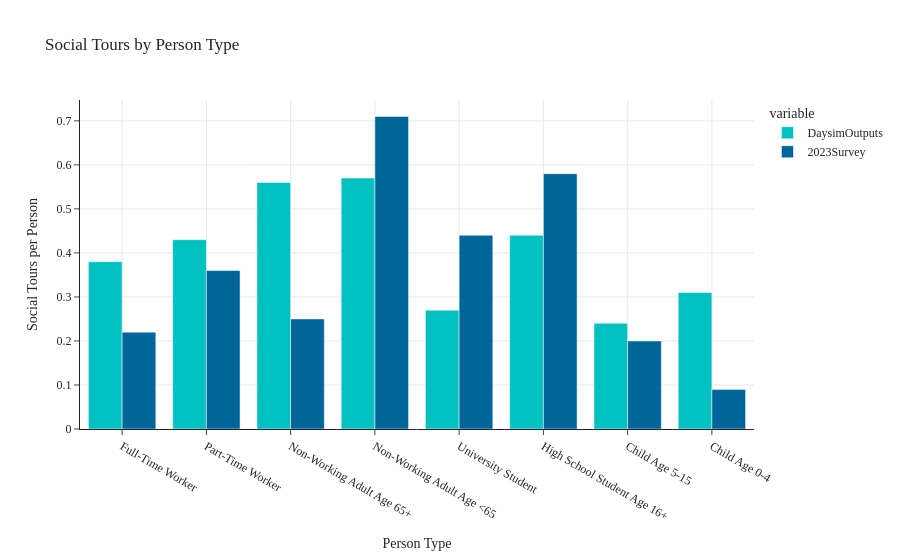
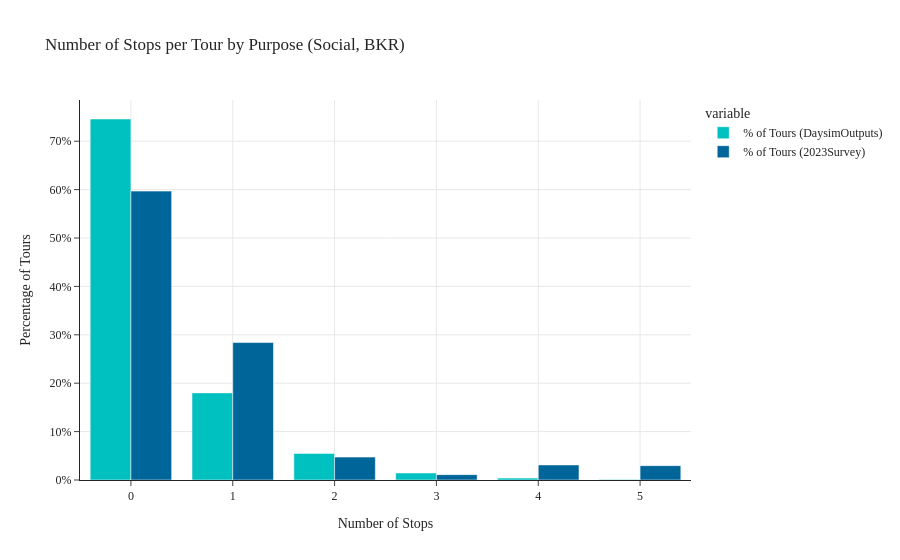
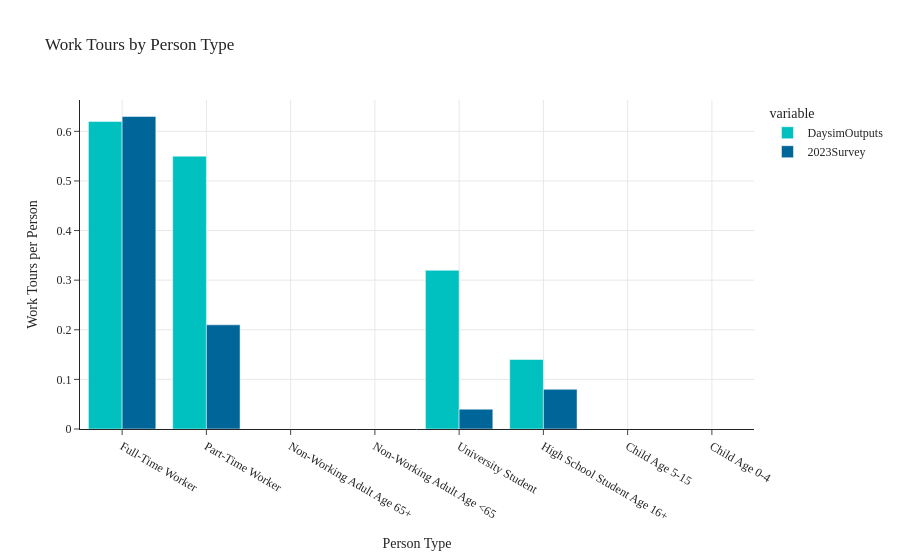
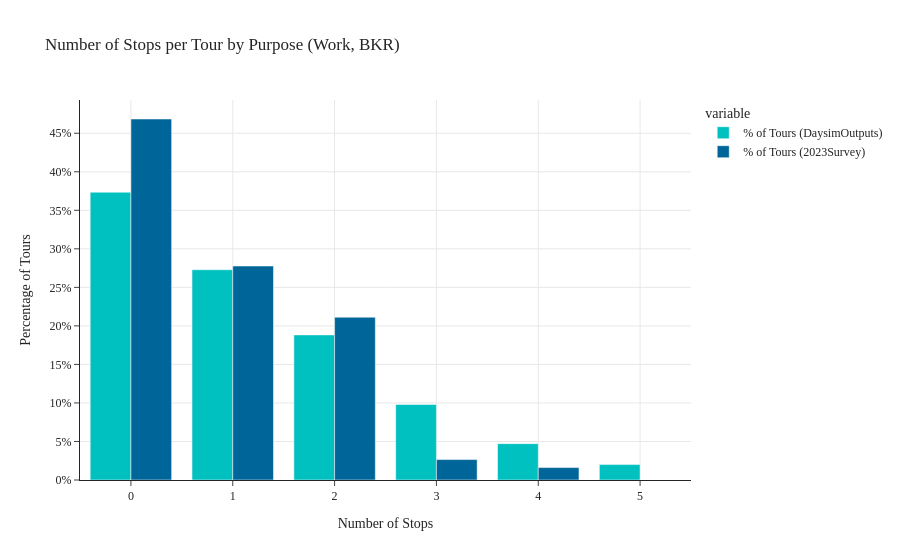

Here is the notebook cell these charts were saved with, in order:
### Code cell
import copy
_data_daysim = copy.deepcopy(data_daysim)
_data_survey = copy.deepcopy(data_survey)
_data_fullsurvey = copy.deepcopy(data_fullsurvey)
fname_tail, data_daysim_bkr, data_survey_bkr, data_fullsurvey_bkr = \
    get_data(data1=_data_daysim, data2=_data_survey, data3=_data_fullsurvey, taz_subarea=taz_subarea, if_region=False)
tour_by_pptyp(data1=data_daysim_bkr, data2=data_survey_bkr, tag='BKR')

### Figure 1 — Plotly figure (JSON) as saved in the notebook; plotly's stock layout.template omitted (floating-point values rounded to 4 significant figures)
{"data": [{"alignmentgroup": "True", "hovertemplate": "variable=DaysimOutputs<br>Person Type=%{x}<br>value=%{y}<extra></extra>", "legendgroup": "DaysimOutputs", "marker": {"color": "#00C0C0", "pattern": {"shape": ""}}, "name": "DaysimOutputs", "offsetgroup": "DaysimOutputs", "orientation": "v", "showlegend": true, "textposition": "auto", "type": "bar", "x": ["Full-Time Worker", "Part-Time Worker", "Non-Working Adult Age 65+", "Non-Working Adult Age <65", "University Student", "High School Student Age 16+", "Child Age 5-15", "Child Age 0-4"], "xaxis": "x", "y": [0.38, 0.43, 0.56, 0.57, 0.27, 0.44, 0.24, 0.31], "yaxis": "y"}, {"alignmentgroup": "True", "hovertemplate": "variable=2023Survey<br>Person Type=%{x}<br>value=%{y}<extra></extra>", "legendgroup": "2023Survey", "marker": {"color": "#006598", "pattern": {"shape": ""}}, "name": "2023Survey", "offsetgroup": "2023Survey", "orientation": "v", "showlegend": true, "textposition": "auto", "type": "bar", "x": ["Full-Time Worker", "Part-Time Worker", "Non-Working Adult Age 65+", "Non-Working Adult Age <65", "University Student", "High School Student Age 16+", "Child Age 5-15", "Child Age 0-4"], "xaxis": "x", "y": [0.22, 0.36, 0.25, 0.71, 0.44, 0.58, 0.2, 0.09], "yaxis": "y"}], "layout": {"barmode": "group", "legend": {"title": {"text": "variable"}, "tracegroupgap": 0}, "title": {"text": "Social Tours by Person Type"}, "xaxis": {"anchor": "y", "domain": [0.0, 1.0], "showgrid": true, "title": {"text": "Person Type"}}, "yaxis": {"anchor": "x", "domain": [0.0, 1.0], "showgrid": true, "title": {"text": "Social Tours per Person"}}}}

### Figure 2 — Plotly figure (JSON) as saved in the notebook; plotly's stock layout.template omitted (floating-point values rounded to 4 significant figures)
{"data": [{"alignmentgroup": "True", "hovertemplate": "variable=% of Tours (DaysimOutputs)<br>Social Tours=%{x}<br>value=%{y}<extra></extra>", "legendgroup": "% of Tours (DaysimOutputs)", "marker": {"color": "#00C0C0", "pattern": {"shape": ""}}, "name": "% of Tours (DaysimOutputs)", "offsetgroup": "% of Tours (DaysimOutputs)", "orientation": "v", "showlegend": true, "textposition": "auto", "type": "bar", "x": [0, 1, 2, 3, 4, 5], "xaxis": "x", "y": [74.59, 18.0, 5.5, 1.44, 0.39, 0.08], "yaxis": "y"}, {"alignmentgroup": "True", "hovertemplate": "variable=% of Tours (2023Survey)<br>Social Tours=%{x}<br>value=%{y}<extra></extra>", "legendgroup": "% of Tours (2023Survey)", "marker": {"color": "#006598", "pattern": {"shape": ""}}, "name": "% of Tours (2023Survey)", "offsetgroup": "% of Tours (2023Survey)", "orientation": "v", "showlegend": true, "textposition": "auto", "type": "bar", "x": [0, 1, 2, 3, 4, 5], "xaxis": "x", "y": [59.69, 28.4, 4.73, 1.11, 3.11, 2.96], "yaxis": "y"}], "layout": {"barmode": "group", "legend": {"title": {"text": "variable"}, "tracegroupgap": 0}, "title": {"text": "Number of Stops per Tour by Purpose (Social, BKR)"}, "xaxis": {"anchor": "y", "domain": [0.0, 1.0], "showgrid": true, "title": {"text": "Number of Stops"}}, "yaxis": {"anchor": "x", "domain": [0.0, 1.0], "showgrid": true, "ticksuffix": "%", "title": {"text": "Percentage of Tours"}}}}

### Figure 3 — Plotly figure (JSON) as saved in the notebook; plotly's stock layout.template omitted (floating-point values rounded to 4 significant figures)
{"data": [{"alignmentgroup": "True", "hovertemplate": "variable=DaysimOutputs<br>Person Type=%{x}<br>value=%{y}<extra></extra>", "legendgroup": "DaysimOutputs", "marker": {"color": "#00C0C0", "pattern": {"shape": ""}}, "name": "DaysimOutputs", "offsetgroup": "DaysimOutputs", "orientation": "v", "showlegend": true, "textposition": "auto", "type": "bar", "x": ["Full-Time Worker", "Part-Time Worker", "Non-Working Adult Age 65+", "Non-Working Adult Age <65", "University Student", "High School Student Age 16+", "Child Age 5-15", "Child Age 0-4"], "xaxis": "x", "y": [0.62, 0.55, 0.0, 0.0, 0.32, 0.14, 0.0, 0.0], "yaxis": "y"}, {"alignmentgroup": "True", "hovertemplate": "variable=2023Survey<br>Person Type=%{x}<br>value=%{y}<extra></extra>", "legendgroup": "2023Survey", "marker": {"color": "#006598", "pattern": {"shape": ""}}, "name": "2023Survey", "offsetgroup": "2023Survey", "orientation": "v", "showlegend": true, "textposition": "auto", "type": "bar", "x": ["Full-Time Worker", "Part-Time Worker", "Non-Working Adult Age 65+", "Non-Working Adult Age <65", "University Student", "High School Student Age 16+", "Child Age 5-15", "Child Age 0-4"], "xaxis": "x", "y": [0.63, 0.21, 0.0, 0.0, 0.04, 0.08, 0.0, 0.0], "yaxis": "y"}], "layout": {"barmode": "group", "legend": {"title": {"text": "variable"}, "tracegroupgap": 0}, "title": {"text": "Work Tours by Person Type"}, "xaxis": {"anchor": "y", "domain": [0.0, 1.0], "showgrid": true, "title": {"text": "Person Type"}}, "yaxis": {"anchor": "x", "domain": [0.0, 1.0], "showgrid": true, "title": {"text": "Work Tours per Person"}}}}

### Figure 4 — Plotly figure (JSON) as saved in the notebook; plotly's stock layout.template omitted (floating-point values rounded to 4 significant figures)
{"data": [{"alignmentgroup": "True", "hovertemplate": "variable=% of Tours (DaysimOutputs)<br>Work Tours=%{x}<br>value=%{y}<extra></extra>", "legendgroup": "% of Tours (DaysimOutputs)", "marker": {"color": "#00C0C0", "pattern": {"shape": ""}}, "name": "% of Tours (DaysimOutputs)", "offsetgroup": "% of Tours (DaysimOutputs)", "orientation": "v", "showlegend": true, "textposition": "auto", "type": "bar", "x": [0, 1, 2, 3, 4, 5], "xaxis": "x", "y": [37.35, 27.29, 18.83, 9.8, 4.72, 2.0], "yaxis": "y"}, {"alignmentgroup": "True", "hovertemplate": "variable=% of Tours (2023Survey)<br>Work Tours=%{x}<br>value=%{y}<extra></extra>", "legendgroup": "% of Tours (2023Survey)", "marker": {"color": "#006598", "pattern": {"shape": ""}}, "name": "% of Tours (2023Survey)", "offsetgroup": "% of Tours (2023Survey)", "orientation": "v", "showlegend": true, "textposition": "auto", "type": "bar", "x": [0, 1, 2, 3, 4, 5], "xaxis": "x", "y": [46.85, 27.77, 21.12, 2.65, 1.61, 0.0], "yaxis": "y"}], "layout": {"barmode": "group", "legend": {"title": {"text": "variable"}, "tracegroupgap": 0}, "title": {"text": "Number of Stops per Tour by Purpose (Work, BKR)"}, "xaxis": {"anchor": "y", "domain": [0.0, 1.0], "showgrid": true, "title": {"text": "Number of Stops"}}, "yaxis": {"anchor": "x", "domain": [0.0, 1.0], "showgrid": true, "ticksuffix": "%", "title": {"text": "Percentage of Tours"}}}}
